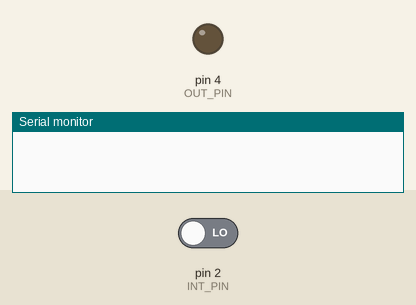
This sketch was run on a simulated Arduino Nano, built with avr-gcc and run on an emulated ATmega328P. Parts: output pins drawn as LEDs (lit = HIGH), the last lines printed to the serial monitor. Inputs (shaded band) come from the test bench; at power-on: pin 2 (INT_PIN) LOW.

Above: at 1.2 s.
1.3 s: pin 2 (INT_PIN) driven HIGH
2.8 s: pin 2 (INT_PIN) driven LOW
At 3.2 s:
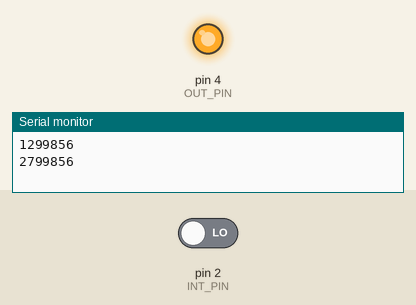
Timing chart, 0 to 5.8 s (numbered marks = the images above; inputs shaded):
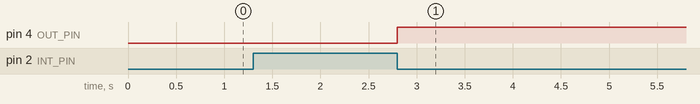

The sketch:

counter.ino
```cpp
/*
 * output the time of AC 60Hz
 * -samy kamkar 2021/07/05
 */

#include "digitalWriteFast.h"

// interrupt pins on atmega328p 2+3
#define INT_PIN 2
#define OUT_PIN 4

#define BAUD 115200

bool toggle = 1;
volatile int changed = 0;
unsigned long micro = 0;
unsigned long first = 0;

void setup()
{
  pinModeFast(INT_PIN, INPUT);
  pinModeFast(OUT_PIN, OUTPUT);

  // XXX - why does RISING cause this to hit when lowering too?
  attachInterrupt(digitalPinToInterrupt(INT_PIN), isr, CHANGE);
  Serial.begin(BAUD);
}

void isr()
{
  changed = 1;
}

void pinFlip()
{
  Serial.println(micro);
  digitalWrite(OUT_PIN, toggle ^= 1);
}

void loop()
{
  // actual loop (main) has Serial checking so while 1
  while (1)
    check();
}

void check()
{
  micro = micros();

  if (changed)
  {
    changed = 0;
    // debounce
    if ((micro - first) > 4000)
    {
      // pin flipped, debounced
      pinFlip();
      first = micro;
    }
  }
}
```

Measured:
- after the input at 2.8 s, pin 4 (OUT_PIN): LOW → HIGH at once
